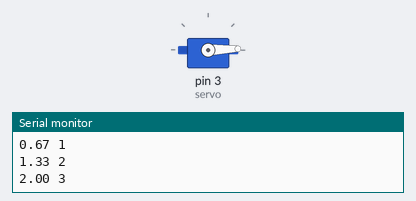
The sketch below on a simulated Arduino Uno, built with avr-gcc and run on an emulated ATmega328P. Shown: servo, the last lines printed to the serial monitor.

Above: at 0.6 s.
At 10.22 s:
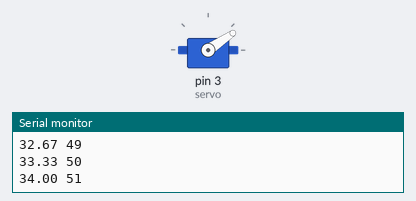
At 19.84 s:
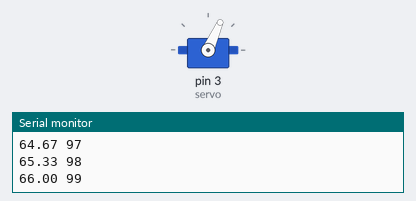
At 39.68 s:
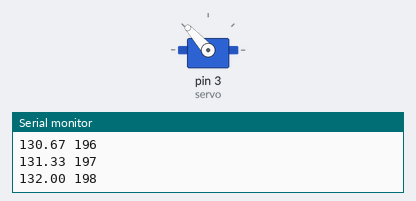
Timing chart, 0 to 40.0 s (numbered marks = the images above):
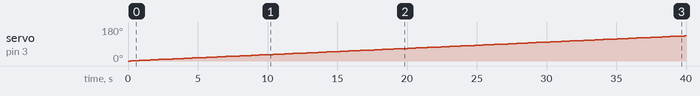

Measured:
- by itself, servo on pin 3 (servo): moves from 0° to 133° over 39.7 s

The sketch:

Test5_Servo.ino
```cpp
#include <Servo.h>

Servo servo;
float degree;
float y;

void setup() {
  Serial.begin(9600);
  servo.attach(3);
}

void loop() {
  for(int i=1; i<270; i++) {
  y = i;
  degree = (y / 270)*180;
  servo.write(degree);
  Serial.println((String) degree + " " + i);
  delay(200);
}
}
```
